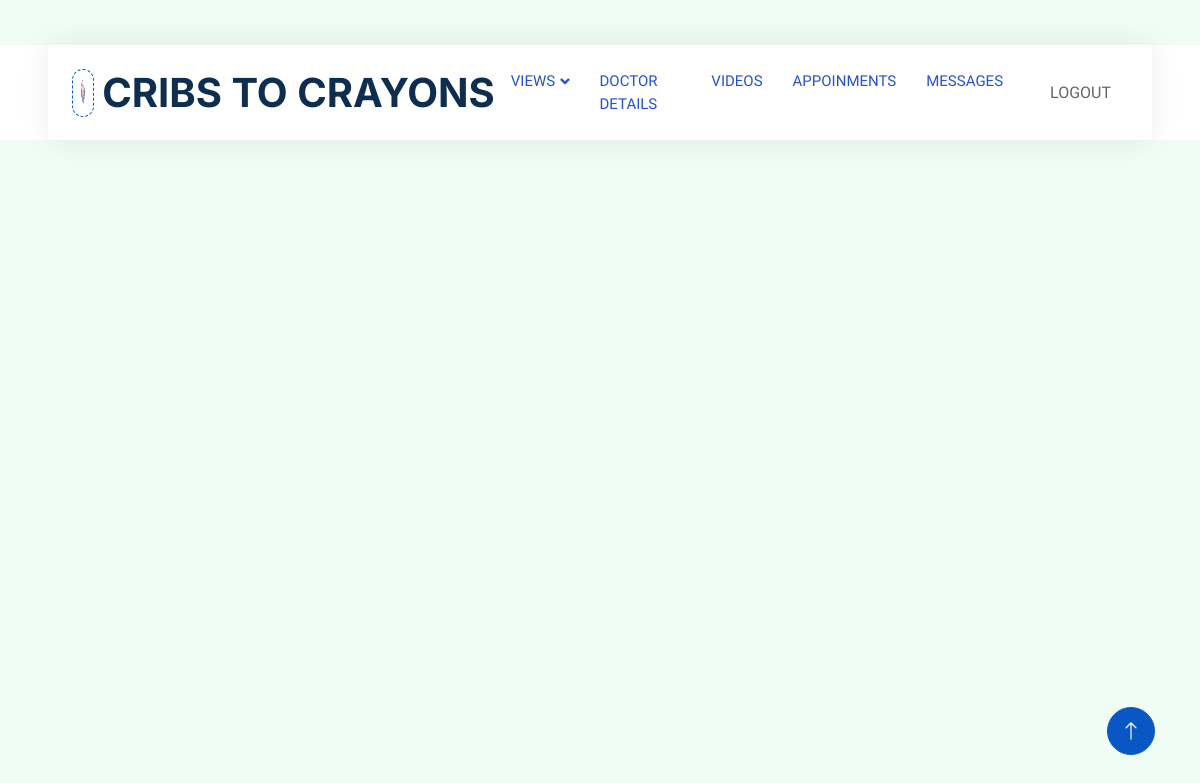
Page /babydetails (signed in) on the earlier database version.
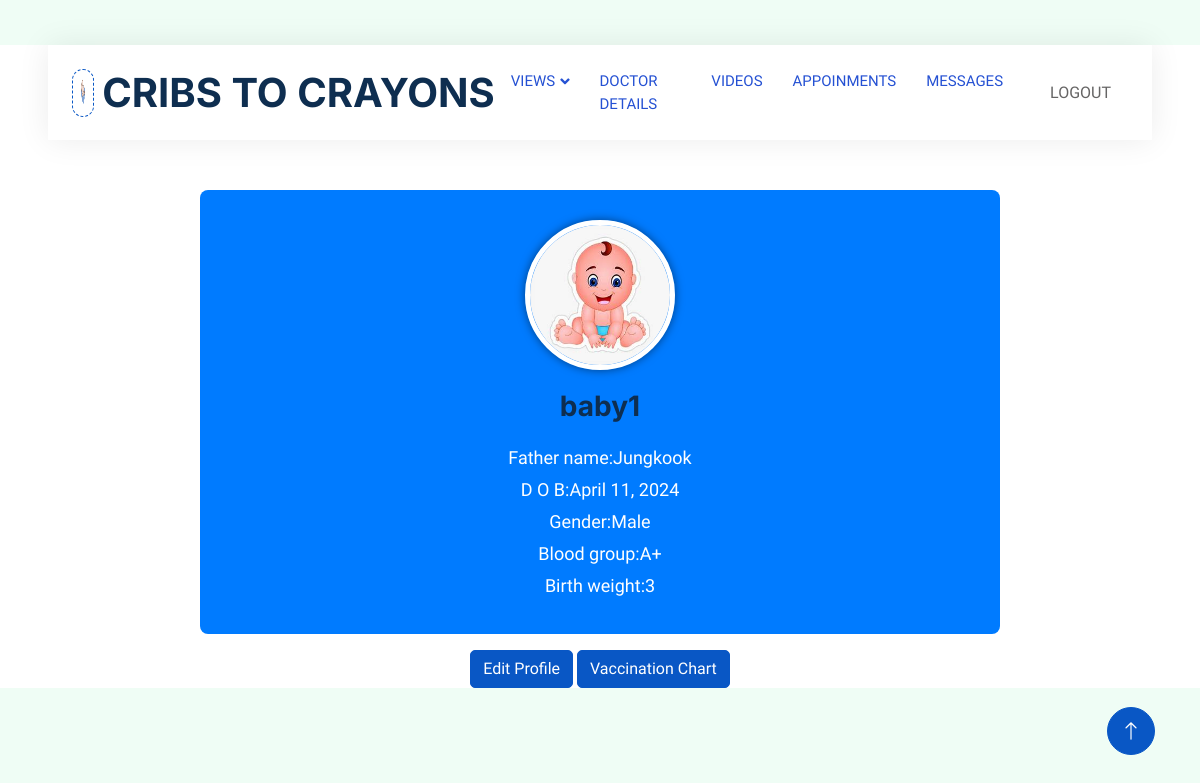
Same page on the later database version.
### app1/models.py (models this page shows)
class Baby_details(models.Model):
    parent_id=models.ForeignKey(Parent,on_delete=models.CASCADE)
    hospital_id=models.ForeignKey(Hospital,on_delete=models.CASCADE)
    baby_name=models.CharField(max_length=20)
    father_name=models.CharField(max_length=20,null=True,blank=True)
    gender=models.CharField(max_length=20,null=True,blank=True)
    blood_group=models.CharField(max_length=20,null=True,blank=True)
    weight=models.IntegerField()
    birth_date=models.DateField()
    def __str__(self):
        return self.baby_name

### app1/views.py (the view)
# urls.py: path('babydetails',views.baby_details,name="babydetails"),
@login_required(login_url='login/')
def baby_details(request):
     log_id=LoginUser.objects.get(id=request.user.id)
     parent=Parent.objects.get(login_id=log_id)
     baby=Baby_details.objects.filter(parent_id=parent)
     print(baby)
     context={
        'baby':baby
     }
     return render(request,'Parent/babydetails.html',context)

### template/Parent/babydetails.html (shortened to what this page needs)
<!DOCTYPE html>
<html lang="en">
{% load static %}
<head>
    <link href="https://cdnjs.cloudflare.com/ajax/libs/font-awesome/5.10.0/css/all.min.css" rel="stylesheet">
    <link href="https://cdn.jsdelivr.net/npm/bootstrap-icons@1.4.1/font/bootstrap-icons.css" rel="stylesheet">
    <link href="{% static 'js/animate.min.css' %}" rel="stylesheet">
    <link href="{% static 'js/owl.carousel.min.css' %}" rel="stylesheet">
    <link href="{% static 'css/bootstrap.min.css' %}" rel="stylesheet">
    <link href="{% static 'css/style.css' %}" rel="stylesheet">
</head>
<body>
    <div class="container-xxl bg-white p-0">
        <div class="container-fluid nav-bar bg-transparent">
            <nav class="navbar navbar-expand-lg bg-white navbar-light py-0 px-4">
                <a href="" class="navbar-brand d-flex align-items-center text-center">
                    <div class="icon p-2 me-2">
                        <img class="img-fluid" src="{% static 'img/logo.gif' %}" alt="Icon" style="width: 30px; height: 30px;">
                    </div>
                    <h1 class="m-0 " >CRIBS TO CRAYONS</h1>
                </a>
                <div class="collapse navbar-collapse" id="navbarCollapse">
                  <div class="navbar-nav ms-auto">
                      <div class="nav-item dropdown">
                        <a href="#" class="nav-link dropdown-toggle" data-bs-toggle="dropdown">VIEWS</a>
                    </div>
                      <a href="{% url 'doctorlist' %}"class="nav-item nav-link">DOCTOR DETAILS</a>
                      <a href="{% url 'pviewvideos' %}" class="nav-item nav-link">VIDEOS</a>
                      <a href="{% url 'myappoinments' %}" class="nav-item nav-link">APPOINMENTS</a>
                      <a href="#" class="nav-item nav-link">MESSAGES</a>
                  </div>
                  <a href="{% url 'login'%}" class="btn  px-3 d-none d-lg-flex" >LOGOUT</a>
              </div>
            </nav>
        </div>
{% for i in baby %}
<div class="profile-container">
  <div class="profile-header text-center">
    <img src="{% static 'img/b4.jpeg' %}" alt="Profile Picture" class="profile-picture">
    <h1 class="profile-name">{{ i.baby_name }}</h1>
    <div class="profile-details">
      <p>Father name:{{ i.father_name }}</p>
      <p>D O B:{{ i.birth_date }}</p>
      <p>Gender:{{ i.gender }}</p>
      <p>Blood group:{{ i.blood_group }}</p>
      <p>Birth weight:{{ i.weight }}</p>
    </div>
  </div>
  <div class="text-center mt-3">
    <a href="{% url 'editbabydetails'%}" class="btn btn-primary">Edit Profile</a>
    <a href="{% url 'vaccinationchart' id=i.id %}" class="btn btn-primary">Vaccination Chart</a>
  </div>
  {% endfor %}
</div>
<a href="#" class="btn btn-lg btn-primary btn-lg-square back-to-top"><i class="bi bi-arrow-up"></i></a>
</div>
</body>
</html>

Differences in the rows shown:
added Baby_details: baby_name "baby1", father_name "Jungkook", birth_date "April 11, 2024", gender "Male", blood_group "A+", weight "3"
